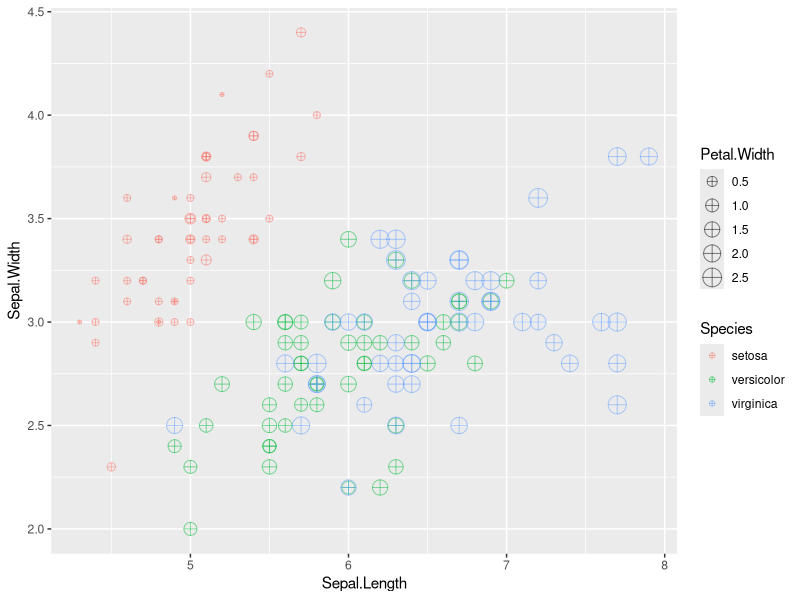
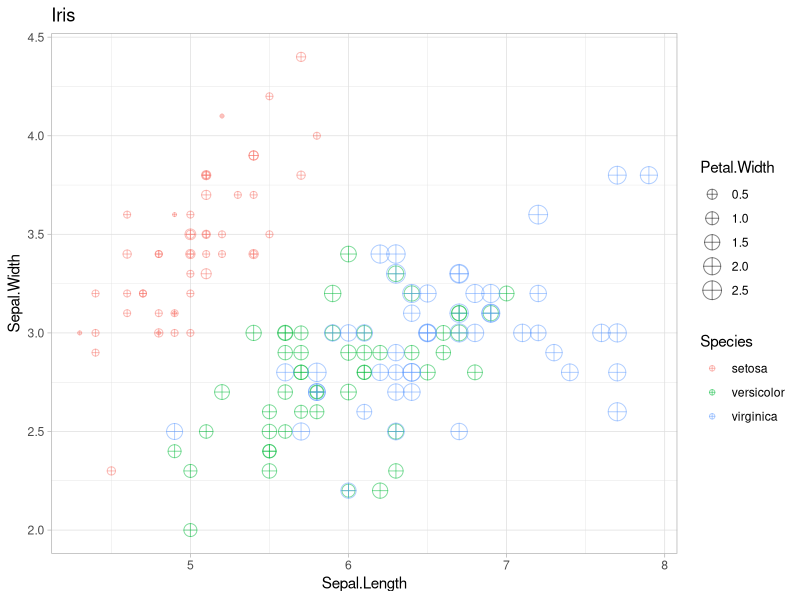
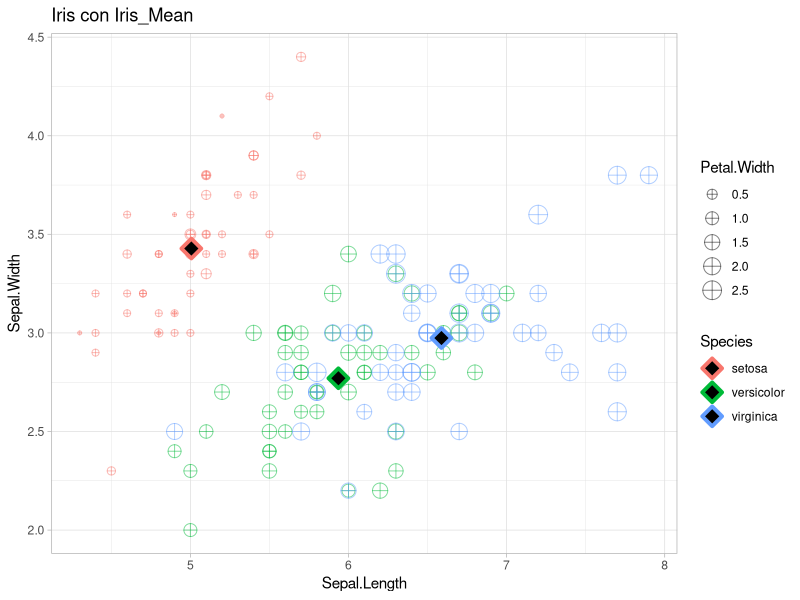

These figures' R source, in order:
#######################

# Postwork Sesión 2.

#######################

#### Objetivo

"- Conocer algunas de las bases de datos disponibles en `R`
- Observar algunas características y manipular los DataFrames con `dplyr`
- Realizar visualizaciones con `ggplot`
#### Requisitos

1. Tener instalado R y RStudio
2. Haber realizado el prework y estudiado los ejemplos de la sesión."

#### Desarrollo

# Librerias 

"dplyr es una de las librarías más utilizadas en R y forma parte de la familia 
de librerías de tidyverse.
La librería dplyr contiene diversas funciones para la manipulación y transformación 
de DataFrames, las cuales son muy intuitivas de aplicar ya que librería utiliza 
verbos para la ejecución de acciones"
library(dplyr); #Observar algunas características y manipular los DataFrames con `dplyr`

"Ggplot es otra librería bastante popular de Tidyverse, y al mismo tiempo una de 
las más utilizadas en R para realizar visualizaciones de datos.
La lógica de ggplot es realizar álgebra de gráficas, ya que cada elemento de la 
gráfica se va sumando de forma secuencial hasta obtener la gráfica final.
Una gráfica en ggplot debe contener al menos 3 elementos:
  - Datos: El Data set que se va a graficar
  - Estéticos: La escala sobre la cual vamos a mapear los datos
  - Geometrías: La forma en que se visualizarán los datos"
library(ggplot2);#Para realizar visualizaciones con `ggplot`

"1) Inspecciona el DataSet iris disponible directamente en la librería de ggplot. 
Identifica las variables que contiene y su tipo, asegúrate de que no hayan datos 
faltantes y que los datos se encuentran listos para usarse."

class(iris)   #Id tipo de dato
str(iris);    #Identificar structura del dataframe
head(iris);   #Leer inicio del datagrama
tail(iris);   #leer final del datagrama

dim(iris);    #Dimensiones del Objeto 
names(iris);  #Etiquetas tags del objeto
length(iris); #Longitud del Objeto
View(iris);   #Data Viewer

complete.cases(iris) #Return a logical vector indicating which cases are complete, i.e., have no missing values.
sum(complete.cases(iris)) #

"2) Crea una gráfica de puntos que contenga `Sepal.Lenght` en el eje horizontal, 
`Sepal.Width` en el eje vertical, que identifique `Species` por color y que el 
tamaño de la figura está representado por `Petal.Width`. 
Asegúrate de que la geometría contenga `shape = 10` y `alpha = 0.5`."

grafica1 <- ggplot(iris, 
                   aes(
                     x = Sepal.Length, 
                     y = Sepal.Width, 
                     color = Species, 
                     size = Petal.Width
                   )) +  
  geom_point(shape = 10, alpha = 0.5);

grafica1;
grafica1.1 <- ggplot(iris, 
                     aes(
                       x = Sepal.Length, 
                       y = Sepal.Width, 
                       color = Species, 
                       size = Petal.Width
                     )) +  
  geom_point(shape = 10, alpha = 0.5)+
  labs(title = "Iris",
       x = "Sepal.Length",
       y = "Sepal.Width"
  ) +   theme_light();
grafica1.1 


# 3) Crea una tabla llamada `iris_mean` que contenga el promedio de todas las variables agrupadas por `Species`.

iris_AgrupadoxSpecies <- iris %>% group_by(Species) #Agrupando Species del dataframe

"Analizando iris Agrupado por Species"
class(iris_AgrupadoxSpecies)   #Id tipo de dato
str(iris_AgrupadoxSpecies);    #Identificar structura del dataframe
head(iris_AgrupadoxSpecies);   #Leer inicio del datagrama
tail(iris_AgrupadoxSpecies);   #leer final del datagrama

dim(iris_AgrupadoxSpecies);    #Dimensiones del Objeto 
names(iris_AgrupadoxSpecies);  #Etiquetas tags del objeto
length(iris_AgrupadoxSpecies); #Longitud del Objeto
View(iris_AgrupadoxSpecies);  #Data Viewer

"Analizando iris Agrupado por Species y summarisando las columnas una por una.
Ayuda en: '?summarise', '?all', '?mean', '?summarise', '?all' y '?mean'
Probando:"
iris %>% group_by(Species) %>% summarise(mean = mean(Sepal.Length), n = n()) 

"Formulando summarise con todas las columnas, una por una"
iris_mean.1<-iris %>% group_by(Species) %>% summarise(Sepal.Length = mean(Sepal.Length),
                                                      Sepal.Width = mean(Sepal.Width),
                                                      Petal.Length = mean(Petal.Length),
                                                      Petal.Width = mean(Petal.Width), n = n())  
iris_mean.1
"Analizando iris Agrupado por Species y summarise_all que lo palica a todas las
las columnas a una funciones, comparado con summarise arriba. 
Estas dos opciones hacen lo mismo.Ayuda en:'?summarise_' y '?summarise_all'"
iris_mean <- iris %>% group_by(Species) %>% summarize_all(mean)  
iris_mean
class(iris_mean)   #Id tipo de dato
str(iris_mean);    #Identificar structura del dataframe
head(iris_mean);   #Leer inicio del datagrama
tail(iris_mean);   #leer final del datagrama

dim(iris_mean);    #Dimensiones del Objeto 
names(iris_mean);  #Etiquetas tags del objeto
length(iris_mean); #Longitud del Objeto
View(iris_mean);  #Data Viewer

# 4) Con esta tabla, agrega a tu gráfica anterior otra geometría de puntos para agregar los promedios en la visualización. Asegúrate que el primer argumento de la geometría sea el nombre de tu tabla y que los parámetros sean `shape = 23`, `size = 4`, `fill = "black"` y `stroke = 2`. También agrega etiquetas, temas y los cambios necesarios para mejorar tu visualización.
grafica2 <- grafica1 +
  geom_point(
    data = iris_mean, #primer argumento de la geometría sea el nombre de tu tabla
    shape = 23, #`shape = 23`
    size = 4, #`size = 4`
    fill = "black", #`fill = 'black'`
    stroke = 2 #`stroke = 2`
  ) + labs(title = "Iris con Iris_Mean",
           x = "Sepal.Length",
           y = "Sepal.Width"
  ) +   theme_light()
grafica2
